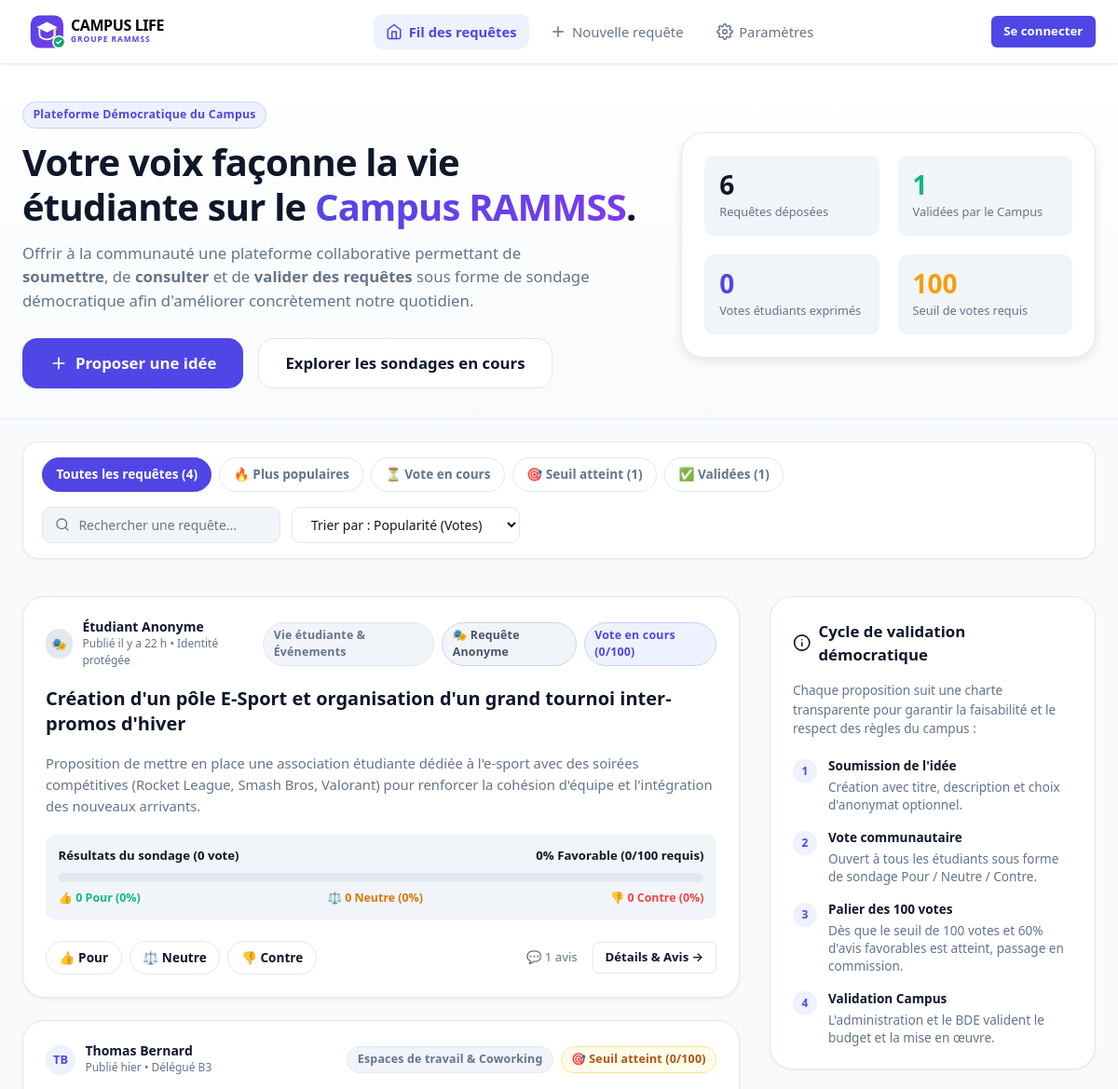
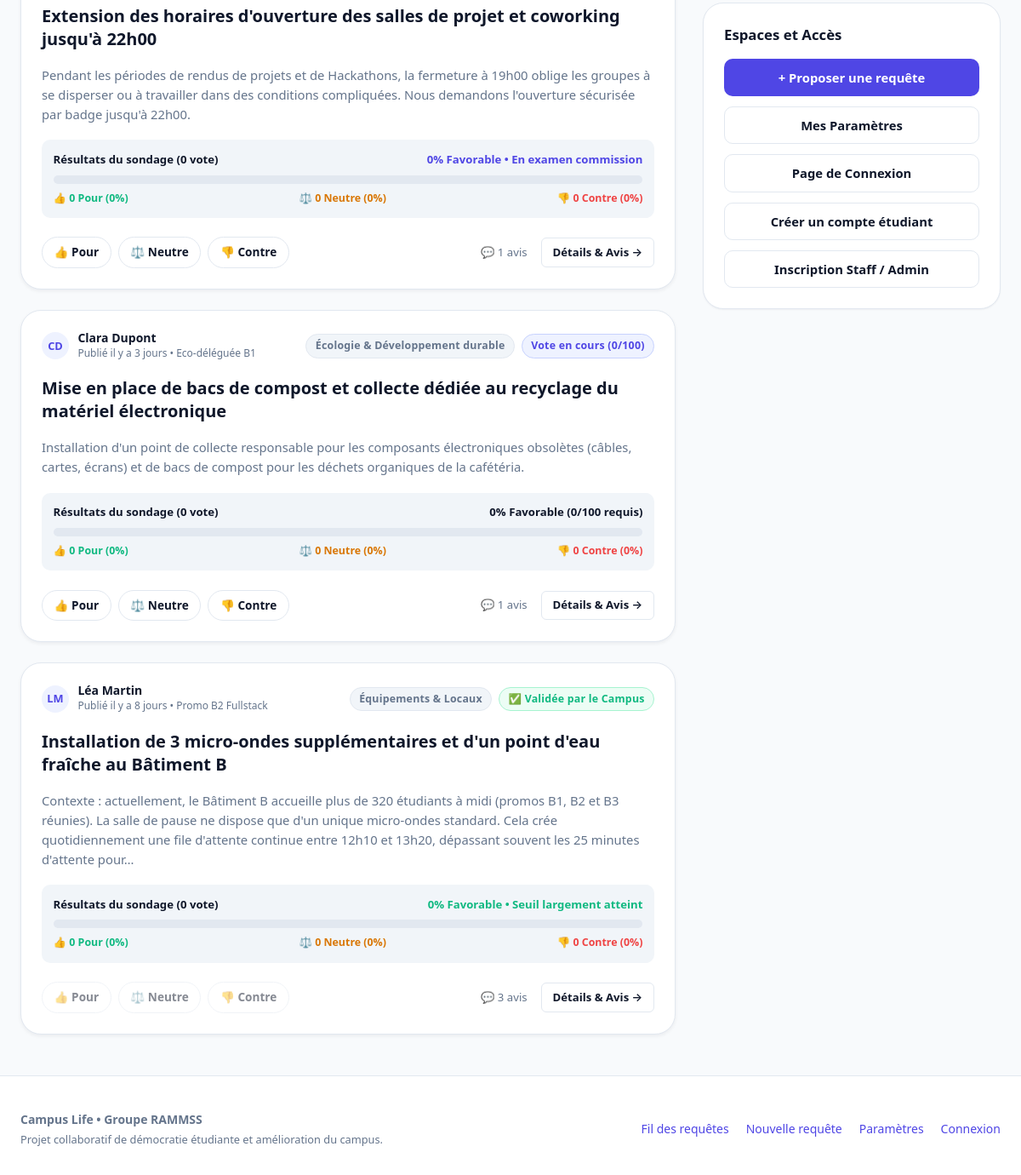
The page / on the database its author committed (2 pictures, top to bottom).
### tables this page shows
CREATE TABLE `requests` (
  `id` INT UNSIGNED NOT NULL AUTO_INCREMENT,
  `user_id` INT UNSIGNED NOT NULL,
  `category_id` INT UNSIGNED NOT NULL,
  `title` VARCHAR(100) NOT NULL,
  `description` TEXT NOT NULL,
  `location` VARCHAR(150) DEFAULT NULL,
  `impact` VARCHAR(255) DEFAULT NULL,
  `is_anonymous` TINYINT(1) NOT NULL DEFAULT 0,
  `status` ENUM('pending','voting','threshold','validated','rejected') NOT NULL DEFAULT 'pending',
  `is_reported` TINYINT(1) NOT NULL DEFAULT 0,
  `report_reason` VARCHAR(255) DEFAULT NULL,
  `decision_comment` TEXT DEFAULT NULL,
  `created_at` DATETIME NOT NULL DEFAULT CURRENT_TIMESTAMP,
  `moderated_at` DATETIME DEFAULT NULL,
  `threshold_at` DATETIME DEFAULT NULL,
  `validated_at` DATETIME DEFAULT NULL,
  PRIMARY KEY (`id`),
  KEY `idx_status` (`status`),
  CONSTRAINT `fk_requests_user` FOREIGN KEY (`user_id`) REFERENCES `users` (`id`) ON DELETE CASCADE,
  CONSTRAINT `fk_requests_category` FOREIGN KEY (`category_id`) REFERENCES `categories` (`id`)
);

CREATE TABLE `categories` (
  `id` INT UNSIGNED NOT NULL AUTO_INCREMENT,
  `slug` VARCHAR(40) NOT NULL,
  `name` VARCHAR(100) NOT NULL,
  PRIMARY KEY (`id`),
  UNIQUE KEY `uniq_slug` (`slug`)
);

### includes/request_card.php (the view, shortened to what this page needs)
<?php
$s = vote_stats($r);
$author = author_display($r);
$myVote = $myVotes[$r['id']] ?? null;
$canVote = in_array($r['status'], ['voting', 'threshold'], true);
if ($r['status'] === 'validated') {
    $summary = '<strong style="color: var(--success);">' . $s['pro_pct'] . '% Favorable &bull; Seuil largement atteint</strong>';
} elseif ($r['status'] === 'threshold') {
    $summary = '<strong style="color: var(--primary);">' . $s['pro_pct'] . '% Favorable &bull; En examen commission</strong>';
} elseif ($s['missing'] > 0 && $s['missing'] <= 10) {
    $summary = '<strong style="color: var(--primary);">' . $s['pro_pct'] . '% Favorable &bull; Plus que ' . $s['missing'] . ' vote' . ($s['missing'] > 1 ? 's' : '') . ' pour le seuil !</strong>';
} else {
    $summary = '<strong>' . $s['pro_pct'] . '% Favorable (' . $s['pro'] . '/' . VOTE_THRESHOLD . ' requis)</strong>';
}
?>
<article class="request-card">
  <div class="card-top">
    <div class="card-author-meta">
      <div class="avatar<?= $author['anon'] ? ' avatar-anon' : '' ?>"><?= e($author['initials']) ?></div>
      <div class="author-info">
        <span class="author-name"><?= e($author['name']) ?></span>
        <span class="post-date">Publié <?= e(time_ago($r['created_at'])) ?> &bull; <?= e($author['promo']) ?></span>
      </div>
    </div>
    <div class="card-badges">
      <span class="badge badge-category"><?= e($r['category_name']) ?></span>
      <?php if ($author['anon']): ?><span class="badge badge-anon">🎭 Requête Anonyme</span><?php endif; ?>
      <?= status_badge($r) ?>
    </div>
  </div>
  <h2 class="card-title">
    <a href="detail.php?id=<?= (int) $r['id'] ?>"><?= e($r['title']) ?></a>
  </h2>
  <p class="card-desc"><?= e(mb_strimwidth($r['description'], 0, 300, '…')) ?></p>
  <div class="vote-gauge-container">
    <div class="vote-gauge-header">
      <span>Résultats du sondage (<?= $s['total'] ?> vote<?= $s['total'] > 1 ? 's' : '' ?>)</span>
      <?= $summary ?>
    </div>
    <div class="vote-ratio-bar" role="progressbar" aria-valuenow="<?= $s['pro_pct'] ?>" aria-valuemin="0" aria-valuemax="100">
    </div>
    <div class="vote-stats-text">
      <span class="vote-stat-item pro">👍 <?= $s['pro'] ?> Pour (<?= $s['pro_pct'] ?>%)</span>
      <span class="vote-stat-item neutral">⚖️ <?= $s['neutral'] ?> Neutre (<?= $s['neutral_pct'] ?>%)</span>
      <span class="vote-stat-item con">👎 <?= $s['con'] ?> Contre (<?= $s['con_pct'] ?>%)</span>
    </div>
  </div>
  <div class="vote-actions-row">
    <form method="post" action="vote.php" class="vote-buttons-group">
      <?php foreach (['pro' => '👍 Pour', 'neutral' => '⚖️ Neutre', 'con' => '👎 Contre'] as $value => $label): ?>
        <button type="submit" name="value" value="<?= $value ?>"
                class="btn-vote btn-vote-<?= $value ?><?= $myVote === $value ? ' is-selected' : '' ?>"
                aria-label="Voter <?= e(strip_tags($label)) ?>"
                <?= $canVote ? '' : 'disabled title="Le vote est clôturé pour cette requête"' ?>><?= $label ?></button>
      <?php endforeach; ?>
    </form>
    <div class="card-footer-links">
      <span class="card-meta-link">💬 <?= (int) $r['comment_count'] ?> avis</span>
      <a href="detail.php?id=<?= (int) $r['id'] ?>" class="btn btn-secondary btn-sm">Détails & Avis &rarr;</a>
    </div>
  </div>
</article>

### index.php (shortened to what this page needs)
<?php
require_once __DIR__ . '/includes/functions.php';
$user = current_user();
$pdo = db();
$filters = [
    'all'       => 'Toutes les requêtes',
    'popular'   => '🔥 Plus populaires',
    'voting'    => '⏳ Vote en cours',
    'threshold' => '🎯 Seuil atteint',
    'validated' => '✅ Validées',
];
$sorts = [
    'votes'   => 'Popularité (Votes)',
    'recent'  => 'Plus récentes',
    'urgency' => 'Urgence validation',
    'pct'     => 'Pourcentage Pour',
];
$filter = array_key_exists($_GET['filter'] ?? '', $filters) ? $_GET['filter'] : 'all';
$sort = array_key_exists($_GET['sort'] ?? '', $sorts) ? $_GET['sort'] : 'votes';
$q = trim($_GET['q'] ?? '');
$where = ["r.status IN ('voting', 'threshold', 'validated')", 'r.is_reported = 0'];
$params = [];
$orderBy = match ($filter === 'popular' ? 'votes' : $sort) {
    'recent'  => 'r.created_at DESC',
    'urgency' => "FIELD(r.status, 'threshold', 'voting', 'validated'), pro DESC",
    'pct'     => '(COALESCE(v.pro, 0) / GREATEST(COALESCE(v.total, 0), 1)) DESC, pro DESC',
    default   => 'pro DESC, r.created_at DESC',
};
$stmt = $pdo->prepare(REQUEST_SELECT . ' WHERE ' . implode(' AND ', $where) . ' ORDER BY ' . $orderBy);
$stmt->execute($params);
$requests = $stmt->fetchAll();
$myVotes = [];
$stats = $pdo->query("
    SELECT
        (SELECT COUNT(*) FROM requests) AS total_requests,
        (SELECT COUNT(*) FROM requests WHERE status IN ('voting','threshold','validated') AND is_reported = 0) AS public_requests,
        (SELECT COUNT(*) FROM requests WHERE status = 'validated') AS validated,
        (SELECT COUNT(*) FROM requests WHERE status = 'threshold') AS threshold,
        (SELECT COUNT(*) FROM votes) AS votes
")->fetch();
$filterUrl = fn(string $f) => 'index.php?' . http_build_query(array_filter(['filter' => $f, 'sort' => $sort, 'q' => $q]));
require __DIR__ . '/includes/header.php';
?>
  <section class="hero-section">
    <div class="container hero-grid">
      <div class="hero-content">
        <span class="badge badge-voting" style="margin-bottom: 0.75rem;">Plateforme Démocratique du Campus</span>
        <h1 class="hero-title">Votre voix façonne la vie étudiante sur le <span class="hero-highlight">Campus RAMMSS</span>.</h1>
        <p class="hero-desc">
          Offrir à la communauté une plateforme collaborative permettant de <strong>soumettre</strong>, de <strong>consulter</strong> et de <strong>valider des requêtes</strong> sous forme de sondage démocratique afin d'améliorer concrètement notre quotidien.
        </p>
        <div class="hero-actions">
          <a href="create.php" class="btn btn-primary btn-lg">
            <svg width="20" height="20" viewBox="0 0 24 24" fill="none" stroke="currentColor" stroke-width="2" stroke-linecap="round" stroke-linejoin="round"><line x1="12" y1="5" x2="12" y2="19"></line><line x1="5" y1="12" x2="19" y2="12"></line></svg>
            Proposer une idée
          </a>
          <a href="#feed" class="btn btn-secondary btn-lg">Explorer les sondages en cours</a>
        </div>
      </div>
      <div class="hero-stats-card">
        <div class="stat-box">
          <div class="stat-value"><?= (int) $stats['total_requests'] ?></div>
          <div class="stat-label">Requêtes déposées</div>
        </div>
        <div class="stat-box">
          <div class="stat-value" style="color: var(--success);"><?= (int) $stats['validated'] ?></div>
          <div class="stat-label">Validées par le Campus</div>
        </div>
        <div class="stat-box">
          <div class="stat-value" style="color: var(--primary);"><?= number_format((int) $stats['votes'], 0, ',', ' ') ?></div>
          <div class="stat-label">Votes étudiants exprimés</div>
        </div>
        <div class="stat-box">
          <div class="stat-value" style="color: var(--warning);"><?= VOTE_THRESHOLD ?></div>
          <div class="stat-label">Seuil de votes requis</div>
        </div>
      </div>
    </div>
  </section>
  <main class="container" id="feed">
    <div class="feed-controls">
      <div class="controls-card">
        <nav class="filter-pills" aria-label="Filtres des requêtes">
          <?php foreach ($filters as $key => $label): ?>
            <?php
              $count = match ($key) {
                  'all' => ' (' . $stats['public_requests'] . ')',
                  'threshold' => ' (' . $stats['threshold'] . ')',
                  'validated' => ' (' . $stats['validated'] . ')',
                  default => '',
              };
            ?>
            <a href="<?= e($filterUrl($key)) ?>#feed" class="filter-pill<?= $filter === $key ? ' active' : '' ?>"<?= $filter === $key ? ' aria-current="true"' : '' ?>><?= e($label . $count) ?></a>
          <?php endforeach; ?>
        </nav>
        <form method="get" action="index.php#feed" class="sort-and-search">
          <div class="search-input-wrapper">
            <svg width="16" height="16" viewBox="0 0 24 24" fill="none" stroke="currentColor" stroke-width="2" stroke-linecap="round" stroke-linejoin="round"><circle cx="11" cy="11" r="8"></circle><line x1="21" y1="21" x2="16.65" y2="16.65"></line></svg>
            <input type="search" name="q" class="search-input" placeholder="Rechercher une requête..." aria-label="Rechercher une requête" value="<?= e($q) ?>">
          </div>
          <select name="sort" class="select-sort" aria-label="Trier les résultats" onchange="this.form.submit()">
            <?php foreach ($sorts as $key => $label): ?>
              <option value="<?= $key ?>"<?= $sort === $key ? ' selected' : '' ?>>Trier par : <?= e($label) ?></option>
            <?php endforeach; ?>
          </select>
        </form>
      </div>
    </div>
    <div class="feed-layout">
      <section class="feed-stream" aria-label="Liste des requêtes du campus">
        <?php foreach ($requests as $r): ?>
          <?php require __DIR__ . '/includes/request_card.php'; ?>
        <?php endforeach; ?>
      </section>
      <aside class="feed-sidebar">
        <div class="sidebar-card">
          <h3 class="sidebar-title">
            <svg width="20" height="20" viewBox="0 0 24 24" fill="none" stroke="currentColor" stroke-width="2" stroke-linecap="round" stroke-linejoin="round"><circle cx="12" cy="12" r="10"></circle><line x1="12" y1="16" x2="12" y2="12"></line><line x1="12" y1="8" x2="12.01" y2="8"></line></svg>
            Cycle de validation démocratique
          </h3>
          <p style="font-size: 0.85rem; color: var(--text-muted); margin-bottom: 1.25rem;">
            Chaque proposition suit une charte transparente pour garantir la faisabilité et le respect des règles du campus :
          </p>
          <div class="process-steps">
            <div class="process-step">
              <span class="step-num">1</span>
              <div class="step-content">
                <strong>Soumission de l'idée</strong>
                <p>Création avec titre, description et choix d'anonymat optionnel.</p>
              </div>
            </div>
            <div class="process-step">
              <span class="step-num">2</span>
              <div class="step-content">
                <strong>Vote communautaire</strong>
                <p>Ouvert à tous les étudiants sous forme de sondage Pour / Neutre / Contre.</p>
              </div>
            </div>
            <div class="process-step">
              <span class="step-num">3</span>
              <div class="step-content">
                <strong>Palier des <?= VOTE_THRESHOLD ?> votes</strong>
                <p>Dès que le seuil de <?= VOTE_THRESHOLD ?> votes et <?= THRESHOLD_MIN_PCT ?>% d'avis favorables est atteint, passage en commission.</p>
              </div>
            </div>
            <div class="process-step">
              <span class="step-num">4</span>
              <div class="step-content">
                <strong>Validation Campus</strong>
                <p>L'administration et le BDE valident le budget et la mise en œuvre.</p>
              </div>
            </div>
          </div>
        </div>
        <div class="sidebar-card">
          <h3 class="sidebar-title">Espaces et Accès</h3>
          <div style="display: flex; flex-direction: column; gap: 0.75rem;">
            <a href="create.php" class="btn btn-primary" style="width: 100%;">+ Proposer une requête</a>
            <a href="settings.php" class="btn btn-secondary" style="width: 100%;">Mes Paramètres</a>
            <?php if (!$user): ?>
              <a href="login.php" class="btn btn-secondary" style="width: 100%;">Page de Connexion</a>
              <a href="register.php" class="btn btn-secondary" style="width: 100%;">Créer un compte étudiant</a>
            <?php endif; ?>
            <a href="admin-register.php" class="btn btn-secondary" style="width: 100%;">Inscription Staff / Admin</a>
          </div>
        </div>
      </aside>
    </div>
  </main>
<?php require __DIR__ . '/includes/footer.php'; ?>

### includes/functions.php (shortened to what this page needs)
<?php
function e(?string $value): string
{
    return htmlspecialchars((string) $value, ENT_QUOTES, 'UTF-8');
}
function current_user(): ?array
{
    static $user = false;
    if ($user === false) {
        $user = null;
    }
    return $user;
}
function is_admin(): bool
{
    $user = current_user();
    return $user !== null && $user['role'] === 'admin';
}
function initials(string $first, string $last): string
{
    return mb_strtoupper(mb_substr($first, 0, 1) . mb_substr($last, 0, 1));
}
function time_ago(string $datetime): string
{
    $diff = time() - strtotime($datetime);
    if ($diff < 86400) {
        return 'il y a ' . floor($diff / 3600) . ' h';
    }
    $days = (int) floor($diff / 86400);
    if ($days === 1) {
        return 'hier';
    }
    if ($days < 30) {
        return "il y a $days jours";
    }
    return 'le ' . format_date_fr($datetime);
}
function vote_stats(array $r): array
{
    $pro = (int) $r['pro'];
    $neutral = (int) $r['neutral'];
    $con = (int) $r['con'];
    $total = $pro + $neutral + $con;
    $pct = fn($n) => $total > 0 ? (int) round($n * 100 / $total) : 0;
    return [
        'pro' => $pro,
        'neutral' => $neutral,
        'con' => $con,
        'total' => $total,
        'pro_pct' => $pct($pro),
        'neutral_pct' => $pct($neutral),
        'con_pct' => $pct($con),
        'missing' => max(0, VOTE_THRESHOLD - $pro),
    ];
}
function status_badge(array $r): string
{
    $pro = (int) ($r['pro'] ?? 0);
    switch ($r['status']) {
        case 'validated':
            return '<span class="badge badge-validated">✅ Validée par le Campus</span>';
        case 'threshold':
            return '<span class="badge badge-threshold">🎯 Seuil atteint (' . $pro . '/' . VOTE_THRESHOLD . ')</span>';
        case 'voting':
            return '<span class="badge badge-voting">Vote en cours (' . $pro . '/' . VOTE_THRESHOLD . ')</span>';
    }
    return '';
}
function author_display(array $r): array
{
    if ((int) $r['is_anonymous'] === 1) {
        return ['name' => 'Étudiant Anonyme', 'initials' => '🎭', 'anon' => true, 'promo' => 'Identité protégée'];
    }
    return [
        'name' => $r['first_name'] . ' ' . $r['last_name'],
        'initials' => initials($r['first_name'], $r['last_name']),
        'anon' => false,
        'promo' => $r['promo'] ?? '',
    ];
}

### rows shown on the page
requests: initials "🎭", name "Étudiant Anonyme", created_at "il y a 22 h", promo "Identité protégée", category.name "Vie étudiante & Événements", shows "🎭 Requête Anonyme", pro "0", title "Création d'un pôle E-Sport et organisation d'un grand tournoi inter-promos d'hiver", description "Proposition de mettre en place une association étudiante dédiée à l'e-sport avec des soirées compétitives (Rocket League, Smash Bros, Valorant) pour renforcer la cohésion d'équipe et l'intégration des nouveaux arrivants.", label "👍 Pour", label "⚖️ Neutre", label "👎 Contre", comment_count "1"
requests: initials "TB", name "Thomas Bernard", created_at "hier", promo "Délégué B3", category.name "Espaces de travail & Coworking", pro "0", title "Extension des horaires d'ouverture des salles de projet et coworking jusqu'à 22h00", description "Pendant les périodes de rendus de projets et de Hackathons, la fermeture à 19h00 oblige les groupes à se disperser ou à travailler dans des conditions compliquées. Nous demandons l'ouverture sécurisée par badge jusqu'à 22h00.", label "👍 Pour", label "⚖️ Neutre", label "👎 Contre", comment_count "1"
requests: initials "CD", name "Clara Dupont", created_at "il y a 3 jours", promo "Eco-déléguée B1", category.name "Écologie & Développement durable", pro "0", title "Mise en place de bacs de compost et collecte dédiée au recyclage du matériel électronique", description "Installation d'un point de collecte responsable pour les composants électroniques obsolètes (câbles, cartes, écrans) et de bacs de compost pour les déchets organiques de la cafétéria.", label "👍 Pour", label "⚖️ Neutre", label "👎 Contre", comment_count "1"
requests: initials "LM", name "Léa Martin", created_at "il y a 8 jours", promo "Promo B2 Fullstack", category.name "Équipements & Locaux", status "✅ Validée par le Campus", title "Installation de 3 micro-ondes supplémentaires et d'un point d'eau fraîche au Bâtiment B", description "Contexte : actuellement, le Bâtiment B accueille plus de 320 étudiants à midi (promos B1, B2 et B3 réunies). La salle de pause ne dispose que d'un unique micro-ondes standard. Cela crée quotidiennement une file d'attente continue entre 12h10 et 13h20, dépassant souvent les 25 minutes d'attente pour…", label "👍 Pour", label "⚖️ Neutre", label "👎 Contre", comment_count "3"

### other values the page prints
$stats['total_requests'] "6"
$stats['validated'] "1"
$stats['votes'] "0"
VOTE_THRESHOLD "100"
$label . $count "Toutes les requêtes (4)"
$label . $count "🔥 Plus populaires"
$label . $count "⏳ Vote en cours"
$label . $count "🎯 Seuil atteint (1)"
$label . $count "✅ Validées (1)"
THRESHOLD_MIN_PCT "60"
